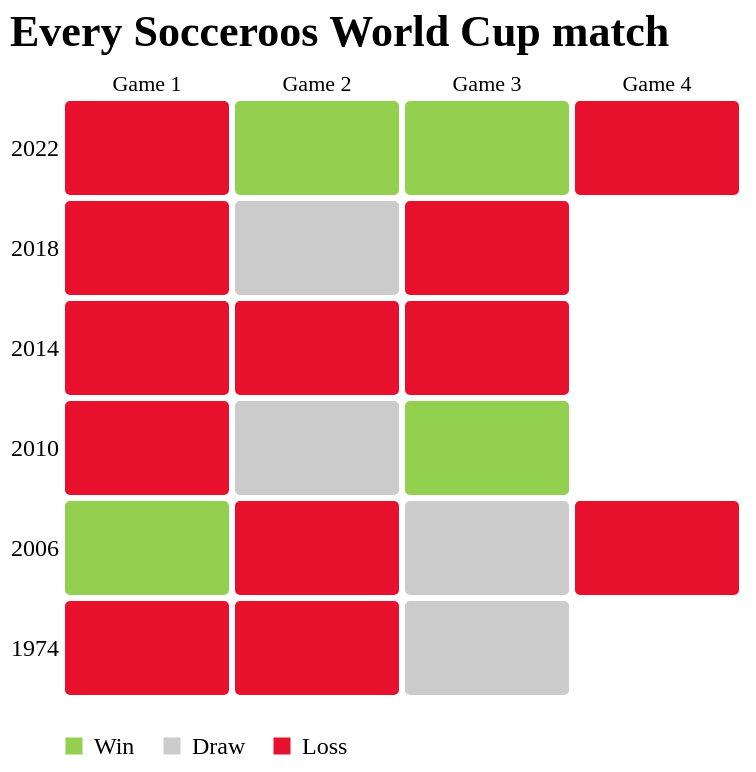

This figure's Vega-Lite source:
### Vega-Lite specification from a JSON file in a GitHub repository (floating-point values rounded to 4 significant figures)
{"$schema": "https://vega.github.io/schema/vega-lite/v5.json", "title": {"text": "Every Socceroos World Cup match", "font": "AusWC2026", "fontSize": 22, "anchor": "start", "offset": 8}, "width": 340, "height": 300, "data": {"values": [{"year": 1974, "game": "Game 1", "result": "Loss", "opponent": "East Germany", "score": "2–0", "matchup": "East Germany 2–0 Australia"}, {"year": 1974, "game": "Game 2", "result": "Loss", "opponent": "West Germany", "score": "0–3", "matchup": "Australia 0–3 West Germany"}, {"year": 1974, "game": "Game 3", "result": "Draw", "opponent": "Chile", "score": "0–0", "matchup": "Australia 0–0 Chile"}, {"year": 2006, "game": "Game 1", "result": "Win", "opponent": "Japan", "score": "3–1", "matchup": "Australia 3–1 Japan"}, {"year": 2006, "game": "Game 2", "result": "Loss", "opponent": "Brazil", "score": "2–0", "matchup": "Brazil 2–0 Australia"}, {"year": 2006, "game": "Game 3", "result": "Draw", "opponent": "Croatia", "score": "2–2", "matchup": "Croatia 2–2 Australia"}, {"year": 2006, "game": "Game 4", "result": "Loss", "opponent": "Italy", "score": "1–0", "matchup": "Italy 1–0 Australia"}, {"year": 2010, "game": "Game 1", "result": "Loss", "opponent": "Germany", "score": "4–0", "matchup": "Germany 4–0 Australia"}, {"year": 2010, "game": "Game 2", "result": "Draw", "opponent": "Ghana", "score": "1–1", "matchup": "Ghana 1–1 Australia"}, {"year": 2010, "game": "Game 3", "result": "Win", "opponent": "Serbia", "score": "2–1", "matchup": "Australia 2–1 Serbia"}, {"year": 2014, "game": "Game 1", "result": "Loss", "opponent": "Chile", "score": "3–1", "matchup": "Chile 3–1 Australia"}, {"year": 2014, "game": "Game 2", "result": "Loss", "opponent": "Netherlands", "score": "2–3", "matchup": "Australia 2–3 Netherlands"}, {"year": 2014, "game": "Game 3", "result": "Loss", "opponent": "Spain", "score": "0–3", "matchup": "Australia 0–3 Spain"}, {"year": 2018, "game": "Game 1", "result": "Loss", "opponent": "France", "score": "2–1", "matchup": "France 2–1 Australia"}, {"year": 2018, "game": "Game 2", "result": "Draw", "opponent": "Denmark", "score": "1–1", "matchup": "Denmark 1–1 Australia"}, {"year": 2018, "game": "Game 3", "result": "Loss", "opponent": "Peru", "score": "0–2", "matchup": "Australia 0–2 Peru"}, {"year": 2022, "game": "Game 1", "result": "Loss", "opponent": "France", "score": "4–1", "matchup": "France 4–1 Australia"}, {"year": 2022, "game": "Game 2", "result": "Win", "opponent": "Tunisia", "score": "0–1", "matchup": "Tunisia 0–1 Australia"}, {"year": 2022, "game": "Game 3", "result": "Win", "opponent": "Denmark", "score": "1–0", "matchup": "Australia 1–0 Denmark"}, {"year": 2022, "game": "Game 4", "result": "Loss", "opponent": "Argentina", "score": "2–1", "matchup": "Argentina 2–1 Australia"}]}, "mark": {"type": "rect", "stroke": "#ffffff", "strokeWidth": 3, "cornerRadius": 4}, "encoding": {"x": {"field": "game", "type": "nominal", "title": null, "axis": {"orient": "top", "labelFont": "ClashDisplay", "labelFontSize": 11, "labelAngle": 0, "ticks": false, "domain": false}}, "y": {"field": "year", "type": "ordinal", "sort": "descending", "title": null, "axis": {"labelFont": "ClashDisplay", "labelFontSize": 12, "ticks": false, "domain": false}}, "color": {"field": "result", "type": "nominal", "scale": {"domain": ["Win", "Draw", "Loss"], "range": ["#93d04f", "#cccccc", "#e8112d"]}, "legend": {"title": null, "orient": "bottom", "direction": "horizontal", "labelFont": "ClashDisplay", "labelFontSize": 12}}, "tooltip": [{"field": "year", "type": "quantitative", "title": "World Cup", "format": "d"}, {"field": "matchup", "type": "nominal", "title": "Match"}, {"field": "result", "type": "nominal", "title": "Result"}]}, "config": {"view": {"stroke": null}, "axis": {"grid": false}}}
